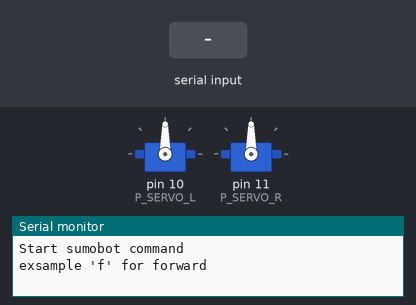
A sketch run on a simulated Arduino Uno, built with avr-gcc and run on an emulated ATmega328P. Parts: 2 × servo, the last lines printed to the serial monitor. Inputs (shaded band) come from the test bench.

Above: at 1.8 s.
1.9 s: "f" received over Serial
At 2.3 s:
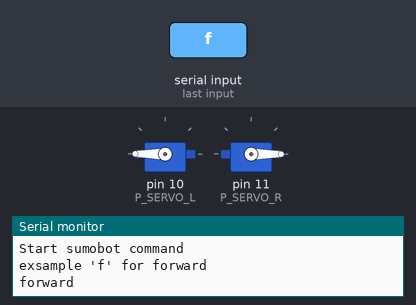
3.4 s: "b" received over the second serial link
At 4.6 s:
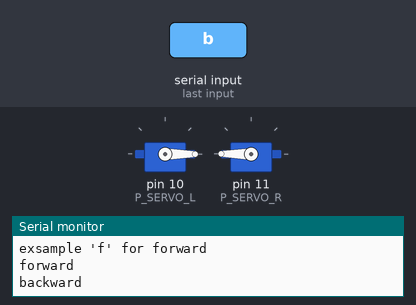
4.9 s: "r" received over Serial
At 5.8 s:
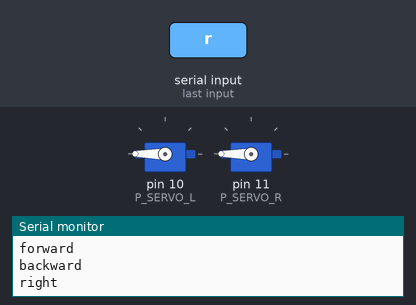
6.4 s: "l" received over the second serial link
At 7.0 s:
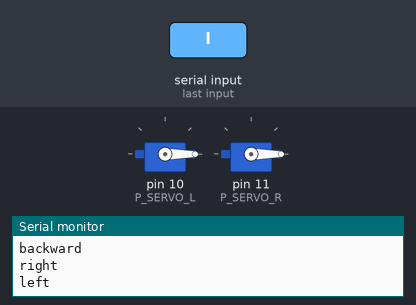
7.9 s: "f" received over the second serial link
At 9.1 s:
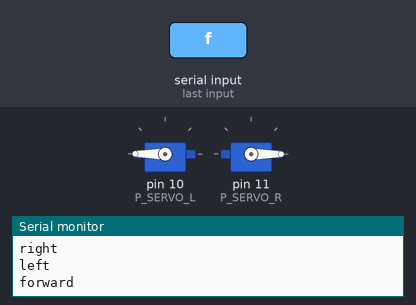
9.4 s: "r" received over the second serial link
At 10.5 s:
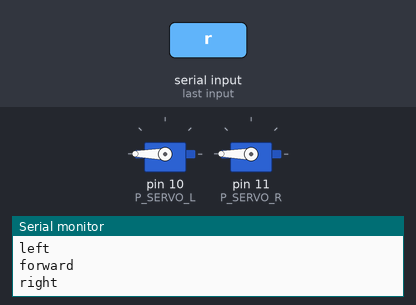
Timing chart, 0 to 11.9 s (numbered marks = the images above; inputs shaded):
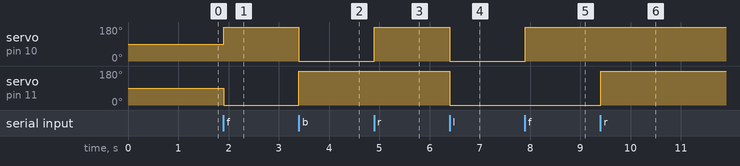

Measured:
- after the input at 1.9 s, servo on pin 10 (P_SERVO_L): 90° → 180° at once; servo on pin 11 (P_SERVO_R): 90° → 0° at once
- after the input at 3.4 s, servo on pin 10 (P_SERVO_L): 180° → 0° at once; servo on pin 11 (P_SERVO_R): 0° → 180° at once
- after the input at 4.9 s, servo on pin 10 (P_SERVO_L): 0° → 180° at once
- after the input at 6.4 s, servo on pin 10 (P_SERVO_L), servo on pin 11 (P_SERVO_R): 180° → 0° at once
- after the input at 7.9 s, servo on pin 10 (P_SERVO_L): 0° → 180° at once
- after the input at 9.4 s, servo on pin 11 (P_SERVO_R): 0° → 180° at once

The sketch:

sumobot_command.ino
```cpp
// Sumobot Command
// 2016-04-20 K.OHWADA

// Usage
// command format : one ASCII charactor
//   0 : LED off
//   1 : LED on
//   2 : LED bilnk
//    f : forward
//    b : backward
//    l : left turn
//    r : right turn
//   othes : stop

// Servo
// SpringRC SM-S4303R
// 0 : clokckwide full-speed
// 90 : stop
// 180 : anticlokckwide full-speed

// Bluetooth module
// Microchip RN-42 Bluetooth Evaluation Kit

// Note
// AltSoftSerial is be NOT used
// Because ISR (Interrupt Signal Register) are colliding with Servo class
// Error message : multiple definition of `__vector_11'

#include <SoftwareSerial.h>
#include <Servo.h>

// Pin
#define P_BT_RST      2
#define P_BT_RX        8
#define P_BT_TX        9
#define P_SERVO_L  10
#define P_SERVO_R  11
#define P_LED          13

// Serial
#define SERIAL_SPEED  9600
#define BT_SPEED  115200

SoftwareSerial softSerial(P_BT_RX, P_BT_TX);
Servo servo_l, servo_r;

int cnt = 0;
boolean isRun = false;
boolean isLed = false;
boolean isBlink = true;

// setup
void setup() {
    // serial
    Serial.begin(SERIAL_SPEED);
    Serial.println("Start sumobot command");
    Serial.println("exsample 'f' for forward");
    softSerial.begin(BT_SPEED);
    // servo
    servo_l.attach(P_SERVO_L);
    servo_r.attach(P_SERVO_R);
    stop();
    // make the Bluetooth Module reset
    pinMode(P_BT_RST, OUTPUT);
    digitalWrite(P_BT_RST, LOW);
    delay(100);
    digitalWrite(P_BT_RST, HIGH);
    delay(500);
}
// loop
void loop() {
    // command recieve
    char c;
    if( Serial.available() ) {
        c = Serial.read();
        command( c );
    }
    if( softSerial.available() ) {
        c = softSerial.read();
        command( c );
    }
    // LED
    cnt ++;
    if (cnt>10) {
        cnt = 0;
        if ( isBlink ) {
            digitalWrite(P_LED, isLed);
            isLed = !isLed;
        }
    }
    delay(100);
}
// command
void command( int c ) {
    if ( c == '0' ) {
        // LED off
        isBlink = false;
        digitalWrite(P_LED, LOW);
        Serial.println("LED off");
    } else if ( c == '1' ) {
        // LED on
        isBlink = false;
        digitalWrite(P_LED, HIGH);
        Serial.println("LED on");
    } else if ( c == '2' ) {
        // LED blink
        isBlink = true;
        Serial.println("LED blink");
    } else if ( c == 'f' ) {
        // forward
        servo_l.write(180);
        servo_r.write(0);
        Serial.println("forward");
    }  else if ( c == 'b' ) {
        // backward
        servo_l.write(0);
        servo_r.write(180);
        Serial.println("backward");
    }  else if ( c == 'r' ) {
        // right turn
        servo_l.write(180);
        servo_r.write(180);
        Serial.println("right");
    } else if ( c == 'l' ) {
        // left turn
        servo_l.write(0);
        servo_r.write(0);
        Serial.println("left");
    } else {
        // atop
        stop();
        Serial.println("stop");
    }
}
// stop
void stop() {
    servo_l.write(90);
    servo_r.write(90);
}
```
